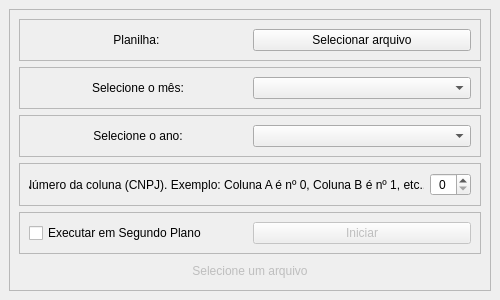
<?xml version="1.0" encoding="UTF-8"?>
<ui version="4.0">
 <class>MainWindow</class>
 <widget class="QMainWindow" name="MainWindow">
  <property name="windowModality">
   <enum>Qt::NonModal</enum>
  </property>
  <property name="enabled">
   <bool>true</bool>
  </property>
  <property name="geometry">
   <rect>
    <x>0</x>
    <y>0</y>
    <width>500</width>
    <height>300</height>
   </rect>
  </property>
  <property name="minimumSize">
   <size>
    <width>500</width>
    <height>0</height>
   </size>
  </property>
  <property name="maximumSize">
   <size>
    <width>500</width>
    <height>302</height>
   </size>
  </property>
  <property name="windowTitle">
   <string>Gerador de DAS para MEI</string>
  </property>
  <property name="layoutDirection">
   <enum>Qt::LeftToRight</enum>
  </property>
  <property name="toolButtonStyle">
   <enum>Qt::ToolButtonIconOnly</enum>
  </property>
  <widget class="QWidget" name="centralwidget">
   <layout class="QVBoxLayout" name="verticalLayout">
    <item>
     <widget class="QFrame" name="MainAppGrid">
      <property name="frameShape">
       <enum>QFrame::StyledPanel</enum>
      </property>
      <property name="frameShadow">
       <enum>QFrame::Raised</enum>
      </property>
      <layout class="QVBoxLayout" name="verticalLayout_2">
       <item>
        <widget class="QFrame" name="fileSelectorFrame">
         <property name="frameShape">
          <enum>QFrame::StyledPanel</enum>
         </property>
         <property name="frameShadow">
          <enum>QFrame::Raised</enum>
         </property>
         <layout class="QHBoxLayout" name="horizontalLayout_5">
          <item>
           <widget class="QLabel" name="filePath">
            <property name="text">
             <string>Planilha: </string>
            </property>
            <property name="alignment">
             <set>Qt::AlignCenter</set>
            </property>
            <property name="wordWrap">
             <bool>true</bool>
            </property>
           </widget>
          </item>
          <item>
           <widget class="QPushButton" name="fileSelectorBtn">
            <property name="layoutDirection">
             <enum>Qt::LeftToRight</enum>
            </property>
            <property name="styleSheet">
             <string notr="true"/>
            </property>
            <property name="text">
             <string>Selecionar arquivo</string>
            </property>
           </widget>
          </item>
         </layout>
        </widget>
       </item>
       <item>
        <widget class="QFrame" name="monthSelect">
         <property name="frameShape">
          <enum>QFrame::StyledPanel</enum>
         </property>
         <property name="frameShadow">
          <enum>QFrame::Raised</enum>
         </property>
         <layout class="QHBoxLayout" name="horizontalLayout_2">
          <item>
           <widget class="QLabel" name="monthText">
            <property name="text">
             <string>Selecione o mês:</string>
            </property>
            <property name="alignment">
             <set>Qt::AlignCenter</set>
            </property>
           </widget>
          </item>
          <item>
           <widget class="QComboBox" name="monthOptions"/>
          </item>
         </layout>
        </widget>
       </item>
       <item>
        <widget class="QFrame" name="yearSelect">
         <property name="frameShape">
          <enum>QFrame::StyledPanel</enum>
         </property>
         <property name="frameShadow">
          <enum>QFrame::Raised</enum>
         </property>
         <layout class="QHBoxLayout" name="horizontalLayout">
          <item>
           <widget class="QLabel" name="yearText">
            <property name="text">
             <string>Selecione o ano:</string>
            </property>
            <property name="alignment">
             <set>Qt::AlignCenter</set>
            </property>
           </widget>
          </item>
          <item>
           <widget class="QComboBox" name="yearOptions">
            <property name="frame">
             <bool>true</bool>
            </property>
           </widget>
          </item>
         </layout>
        </widget>
       </item>
       <item>
        <widget class="QFrame" name="columnSelect">
         <property name="frameShape">
          <enum>QFrame::StyledPanel</enum>
         </property>
         <property name="frameShadow">
          <enum>QFrame::Raised</enum>
         </property>
         <layout class="QHBoxLayout" name="horizontalLayout_4">
          <item>
           <widget class="QLabel" name="columnText">
            <property name="text">
             <string>Número da coluna (CNPJ). Exemplo: Coluna A é nº 0, Coluna B é nº 1, etc...</string>
            </property>
            <property name="alignment">
             <set>Qt::AlignCenter</set>
            </property>
           </widget>
          </item>
          <item>
           <widget class="QSpinBox" name="columnEntry">
            <property name="alignment">
             <set>Qt::AlignCenter</set>
            </property>
           </widget>
          </item>
         </layout>
        </widget>
       </item>
       <item>
        <widget class="QFrame" name="frame">
         <property name="frameShape">
          <enum>QFrame::StyledPanel</enum>
         </property>
         <property name="frameShadow">
          <enum>QFrame::Raised</enum>
         </property>
         <layout class="QHBoxLayout" name="horizontalLayout_3">
          <item>
           <widget class="QCheckBox" name="headlessCheck">
            <property name="layoutDirection">
             <enum>Qt::LeftToRight</enum>
            </property>
            <property name="autoFillBackground">
             <bool>false</bool>
            </property>
            <property name="text">
             <string>Executar em Segundo Plano</string>
            </property>
           </widget>
          </item>
          <item>
           <widget class="QPushButton" name="startBtn">
            <property name="enabled">
             <bool>false</bool>
            </property>
            <property name="text">
             <string>Iniciar</string>
            </property>
           </widget>
          </item>
         </layout>
        </widget>
       </item>
       <item>
        <widget class="QLabel" name="statusLabel">
         <property name="enabled">
          <bool>false</bool>
         </property>
         <property name="text">
          <string>Selecione um arquivo</string>
         </property>
         <property name="alignment">
          <set>Qt::AlignCenter</set>
         </property>
        </widget>
       </item>
      </layout>
     </widget>
    </item>
   </layout>
  </widget>
 </widget>
 <resources>
  <include location="okay.qrc"/>
 </resources>
 <connections/>
</ui>
